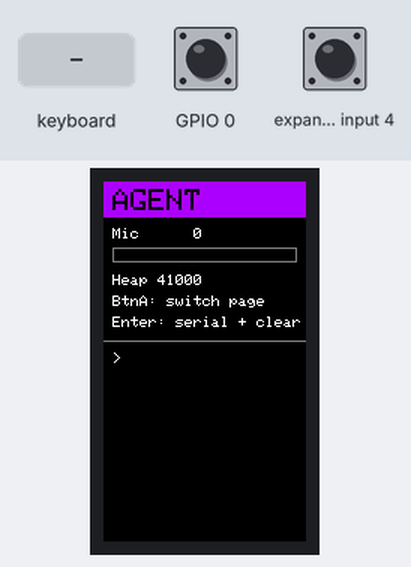
This sketch was run on a simulated ESP32-S3. Shown: 135×240 colour display. The test bench sets the inputs (shaded band); at power-on: GPIO 0 HIGH, expander input 4 HIGH. What the sketch prints to the serial monitor is not drawn.

Above: at 1.3 s.
1.4 s: GPIO 0 pulled LOW for 0.15 s
At 2.4 s:
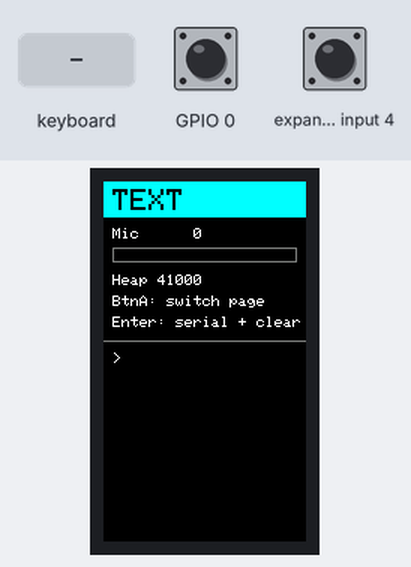
3.1 s: keyboard key "1" received
4.6 s: keyboard key "0" received
6.1 s: GPIO 0 pulled LOW for 0.15 s
At 7.6 s:
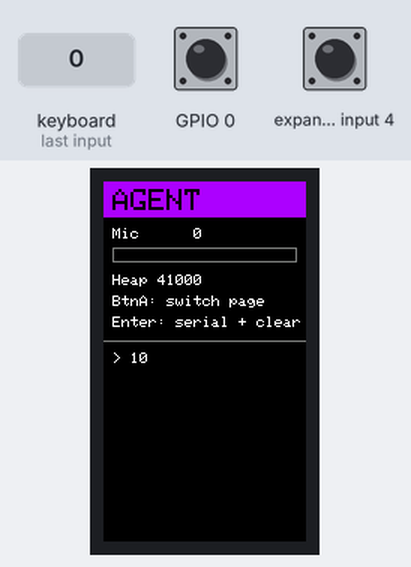
Timing chart, 0 to 8.8 s (numbered marks = the images above; inputs shaded):
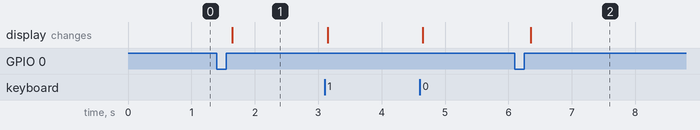

The sketch:

hardware_probe.ino
```cpp
#include <M5Cardputer.h>

#include <algorithm>
#include <cstdint>

namespace {

constexpr std::size_t kMicSamples = 256;
constexpr std::uint32_t kMicSampleRate = 16000;
constexpr unsigned long kRenderIntervalMs = 100;

enum class Page {
    Agent,
    Text,
};

Page page = Page::Agent;
String input;
int16_t mic_samples[kMicSamples];
int mic_peak = 0;
unsigned long last_render_ms = 0;

const char* page_label() {
    return page == Page::Agent ? "AGENT" : "TEXT";
}

std::uint16_t page_color() {
    return page == Page::Agent ? 0xA81F : 0x07FF;
}

void update_keyboard() {
    if (!M5Cardputer.Keyboard.isChange() ||
        !M5Cardputer.Keyboard.isPressed()) {
        return;
    }

    const auto state = M5Cardputer.Keyboard.keysState();
    if (state.del && !input.isEmpty()) {
        input.remove(input.length() - 1);
    }
    if (state.enter) {
        Serial.printf("[%s] %s\n", page_label(), input.c_str());
        input = "";
    }
    for (const char c : state.word) {
        if (input.length() < 64) {
            input += c;
        }
    }
}

void update_microphone() {
    if (!M5Cardputer.Mic.isEnabled()) {
        mic_peak = 0;
        return;
    }
    if (!M5Cardputer.Mic.record(mic_samples, kMicSamples, kMicSampleRate)) {
        return;
    }

    int peak = 0;
    for (const int16_t sample : mic_samples) {
        const int value = sample == INT16_MIN ? INT16_MAX : std::abs(sample);
        peak = std::max(peak, value);
    }
    mic_peak = peak;
}

void render() {
    auto& display = M5Cardputer.Display;
    display.fillScreen(TFT_BLACK);

    display.fillRect(0, 0, display.width(), 24, page_color());
    display.setTextColor(TFT_BLACK, page_color());
    display.setTextSize(2);
    display.setCursor(6, 5);
    display.print(page_label());

    display.setTextColor(TFT_WHITE, TFT_BLACK);
    display.setTextSize(1);
    display.setCursor(6, 31);
    display.printf("Mic  %5d", mic_peak);

    const int meter_width = map(std::min(mic_peak, 16000), 0, 16000, 0,
                                display.width() - 12);
    display.drawRect(6, 44, display.width() - 12, 10, TFT_DARKGREY);
    display.fillRect(7, 45, std::max(0, meter_width - 2), 8, TFT_GREEN);

    display.setCursor(6, 62);
    display.printf("Heap %u", ESP.getFreeHeap());
    display.setCursor(6, 76);
    display.print("BtnA: switch page");
    display.setCursor(6, 90);
    display.print("Enter: serial + clear");

    display.drawFastHLine(0, 106, display.width(), TFT_DARKGREY);
    display.setCursor(6, 114);
    display.print("> ");
    display.print(input.substring(std::max(0, static_cast<int>(input.length()) - 34)));
}

}  // namespace

void setup() {
    Serial.begin(115200);

    auto config = M5.config();
    M5Cardputer.begin(config, true);
    M5Cardputer.Display.setRotation(1);

    // The original Cardputer shares audio resources between microphone and
    // speaker. This probe only records, so keep the speaker disabled.
    M5Cardputer.Speaker.end();
    M5Cardputer.Mic.begin();

    Serial.println("Cardputer hardware probe started");
    render();
}

void loop() {
    M5Cardputer.update();

    if (M5Cardputer.BtnA.wasClicked()) {
        page = page == Page::Agent ? Page::Text : Page::Agent;
    }

    update_keyboard();
    update_microphone();

    const unsigned long now = millis();
    if (now - last_render_ms >= kRenderIntervalMs) {
        last_render_ms = now;
        render();
    }
}
```

Measured:
- after the input at 1.4 s, the display: changes after 0.25 s (image 1)
- after the input at 6.1 s, the display: changes after 0.26 s (image 2)
